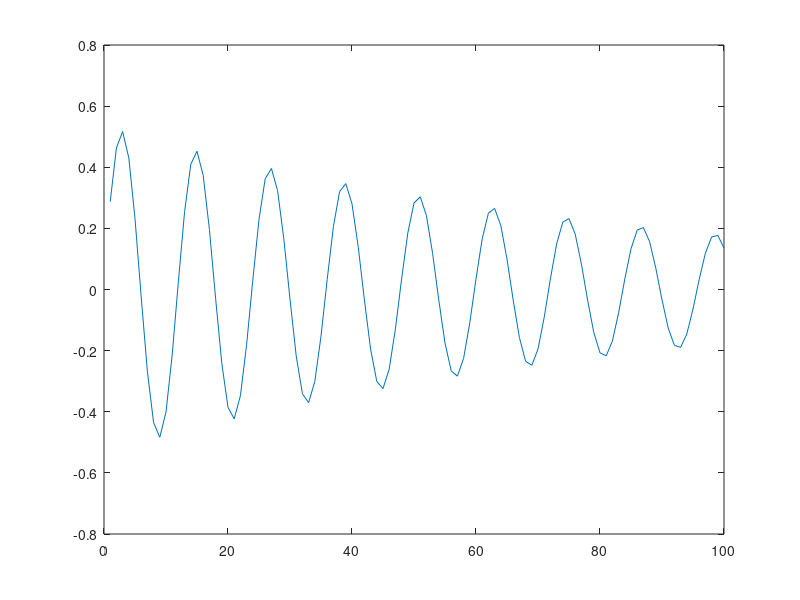
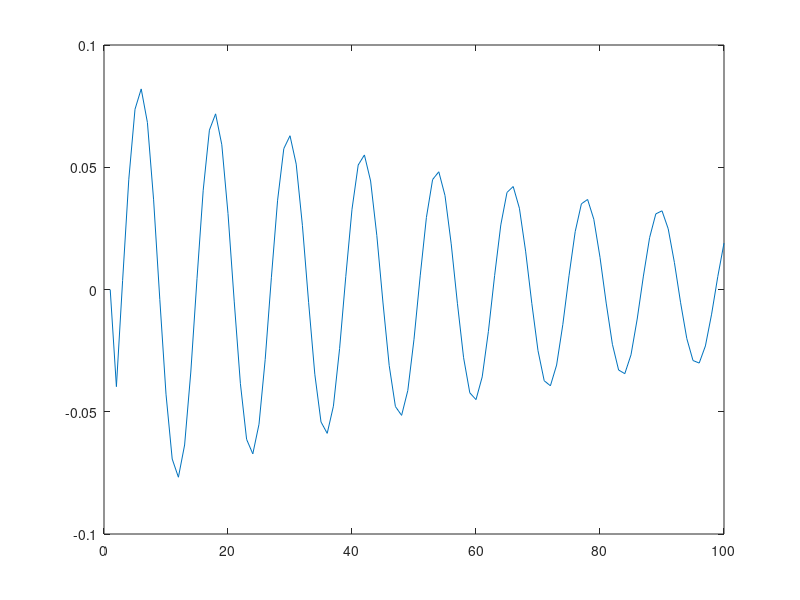

Reproduce these figures in MATLAB, in order.
clc;
clear all;
close all;

m1 = 2500;
m2 = 320;
k1 = 80000;
k2 = 500000;
b1 = 350;
b2 = 15020;

% X=[ X1
%     X1_dot
%     Y1
%     Y1_dot
%     Y2];

Ac=[0                 1   0                                              0         0
   -(b1*b2)/(m1*m2)   0   ((b1/m1)*((b1/m1)+(b1/m2)+(b2/m2)))-(k1/m1)   -(b1/m1)   0
    b2/m2             0  -((b1/m1)+(b1/m2)+(b2/m2))                      1         0
    k2/m2             0  -((k1/m1)+(k1/m2)+(k2/m2))                      0         0
    0                 0   1                                              0         0];

Bc=[0                 0
    1/m1              (b1*b2)/(m1*m2)
    0                -(b2/m2)
    (1/m1)+(1/m2)    -(k2/m2)
    0                 0];


Cc=[0 0 1 0 0];

Dc=[0 0];

sysc=ss(Ac,Bc,Cc,Dc);

sysd = c2d(sysc,0.1,'zoh')

[Ad, Bd, Cd, Dd, Ts] = ssdata(sysd) 

% here can be generated different types of road


x0 = transpose([0 0 0 0 5]); % initial condition
u = transpose([0 0.1]); % unit step [U-Force W-Road]

x(:,1) = Ad*x0 + Bd*u; % x(k + 1) = A*x(k) + B*u(k)

for k = 2:100
    x(:,k) = Ad*x(:,k-1) + Bd*u;
    y(k) = Cd*x(:,k);
    
    % here can be implemented controler with K matrix
    
end

figure(1);
plot(x(2, :));

figure(2);
plot(y);
